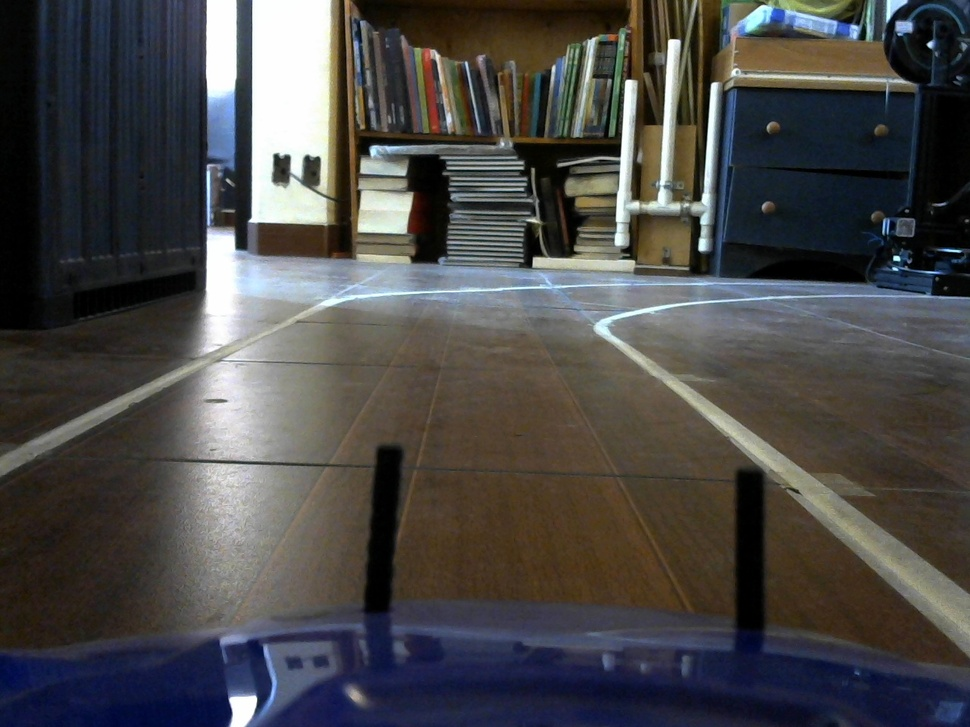
#> input picture Hector/colorSpaces/original.jpg, 970 x 727 px, shrunk from 1280 x 960 before the run, given in place of the camera
$ python code.py
#> lines starting #> are read from the running program, lines starting #| are printed output that depends on the picture
import cv2

cap = cv2.VideoCapture(0)
k = 0

while cap.isOpened():
    ret, frame = cap.read() #obtener imagen
#> frame is the input picture: shape (727, 970, 3); mean B, G, R 72.6, 73, 74.2
    gray = cv2.cvtColor(frame, cv2.COLOR_BGR2GRAY)  #pasamos a grises
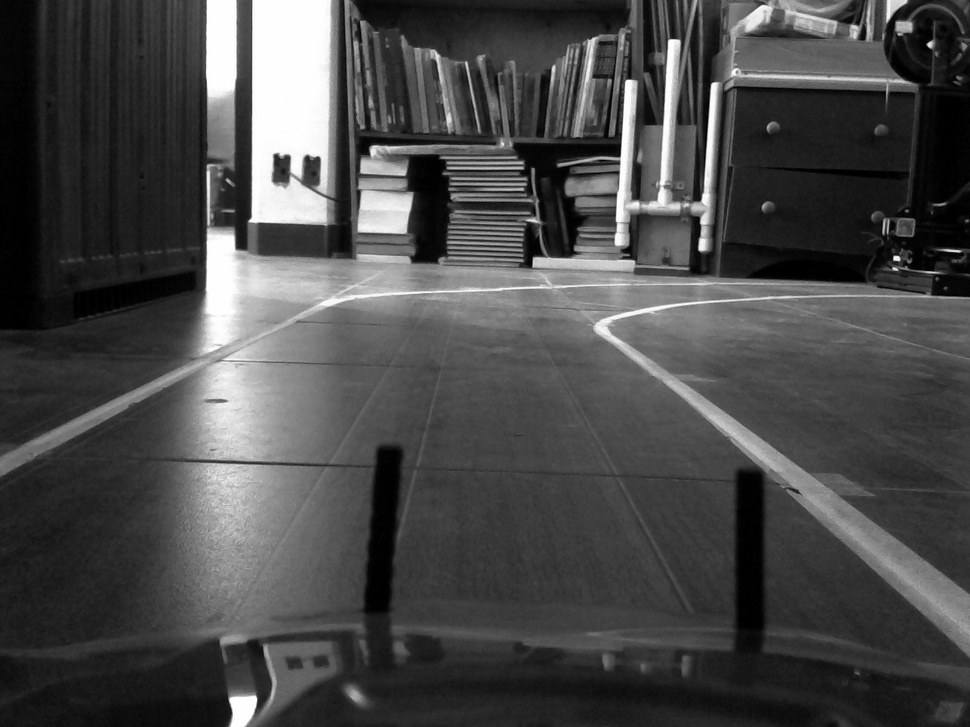
#> gray: shape (727, 970); min 0, max 255, mean 73.3
    hsv = cv2.cvtColor(frame, cv2.COLOR_BGR2HSV)
#> hsv: shape (727, 970, 3); mean H, S, V 57.3, 83.4, 84.4
    anchura, altura, ch = hsv.shape
#> anchura = 727; altura = 970; ch = 3
    mitad = altura // 2
#> mitad = 485
    cortado = hsv[:mitad, :]
#> cortado: shape (485, 970, 3); mean H, S, V 55.4, 71.2, 90.2
    gauss = cv2.GaussianBlur(gray, (5, 5), 0)
    cannyEdgeNormal = cv2.Canny(gray, 100, 200)
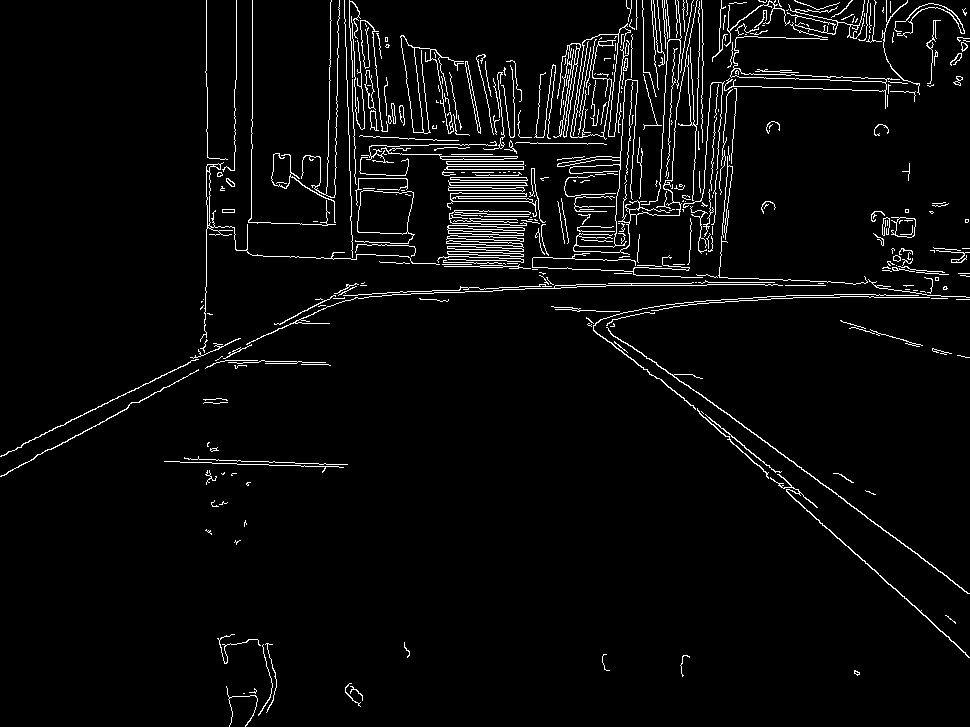
#> cannyEdgeNormal: shape (727, 970); 3.9% white in thin lines or dots
    cannyEdgeGauss = cv2.Canny(gauss, 100, 200)
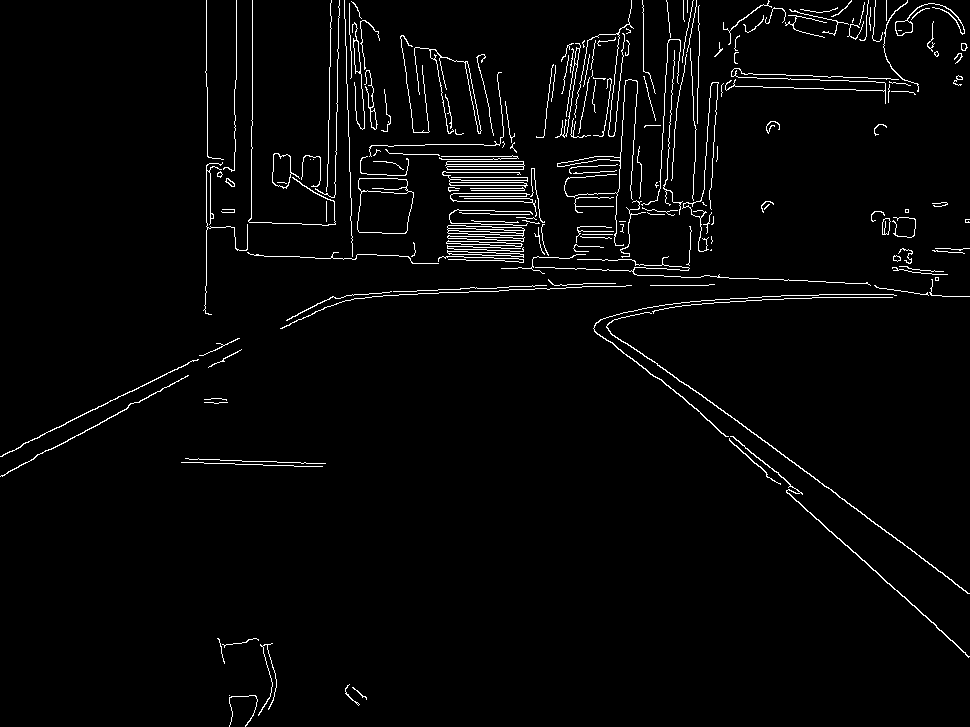
#> cannyEdgeGauss: shape (727, 970); 2.7% white in thin lines or dots
    #cv2.imshow('Frame', frame)  #mostrar
    cv2.imshow('Gray', gray)
    cv2.imshow('GrayCanny', cannyEdgeNormal)
    cv2.imshow('gauss', gauss)
    cv2.imshow('GaussCanny', cannyEdgeGauss)
    #cv2.imshow('cortado', cortado)
    #cv2.imshow('hsv', hsv)
    k = cv2.waitKey(1)
#> (key Esc is pressed here)
    if k == 27:
        break

cap.release()
cv2.destroyAllWindows()
